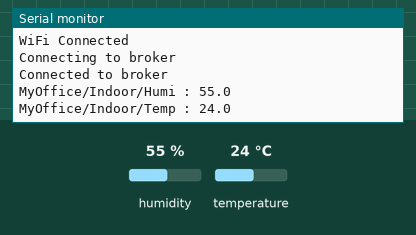
A sketch run on a simulated ESP8266 (NodeMCU). Parts: the last lines printed to the serial monitor. The inputs (shaded band) are chosen by the test bench; at power-on: humidity 55 %, temperature 24 °C. WiFi joins after 1.5 s; servers stay silent unless stated; no MQTT or app messages arrive unless stated.

Above: at 3.2 s.
3.3 s: humidity set to 22 %
At 5.2 s:
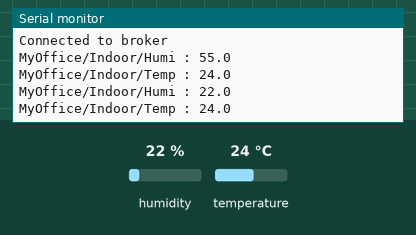
6.0 s: temperature set to 12 °C
At 6.5 s:
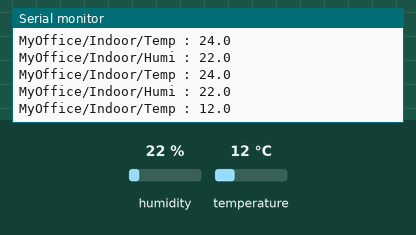
8.7 s: humidity set to 40 %
At 11.3 s:
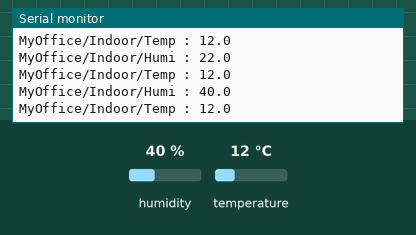
Timing chart, 0 to 12.8 s (numbered marks = the images above; inputs shaded):
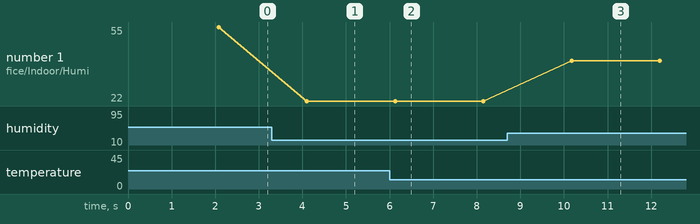

Measured:
- after the input at 3.3 s, the serial monitor: prints a new line after 0.80 s (image 1)
- after the input at 6.0 s, the serial monitor: prints a new line after 0.13 s (image 2)
- after the input at 8.7 s, the serial monitor: prints a new line after 1.5 s (image 3)
- plotted number 1: 55 → 22 after the input at 3.3 s, 22 → 40 after the input at 8.7 s

The sketch:

publish-dht11.ino
```cpp
#include <ESP8266WiFi.h>
#include <PubSubClient.h>

#include "DHT.h"
#define DHTPIN  D4
#define DHTTYPE DHT11
DHT dht(DHTPIN, DHTTYPE);


const char* ssid = "Ria2G";
const char* password = "12345679";
const char* userId = "mqtt_ship";
const char* userPw = "1234";
const char* clientId = userId;
char* topic_t = "MyOffice/Indoor/Temp";
char* topic_h = "MyOffice/Indoor/Humi";
char* server = "192.168.0.18";

WiFiClient wifiClient;
PubSubClient client(server, 1883, wifiClient);

void setup() {
  Serial.begin(9600);

  Serial.print("\nConnecting to ");
  Serial.println(ssid);

  WiFi.begin(ssid, password);
  while (WiFi.status() != WL_CONNECTED) {
    Serial.print(".");
    delay(1000);
  }
  Serial.println("\nWiFi Connected");

  Serial.println("Connecting to broker");
  while ( !client.connect(clientId, userId, userPw) ){
    Serial.print("*");
    delay(1000);
  }
  Serial.println("\nConnected to broker");
  dht.begin();
}

void loop() {
  char buf[20];
  float h = dht.readHumidity();
  float t = dht.readTemperature();
  if (isnan(h) || isnan(t) ) {
    Serial.println("Failed to read from DHT sensor!");
    return;
  }

  String str = String(h);
  str.toCharArray(buf, str.length());
  client.publish(topic_h, buf);
  Serial.println(String(topic_h) + " : " + buf);

  str = String(t);
  str.toCharArray(buf, str.length());
  client.publish(topic_t, buf);
  Serial.println(String(topic_t)  + " : " + buf + "\n");

  delay(2000);
}
```
